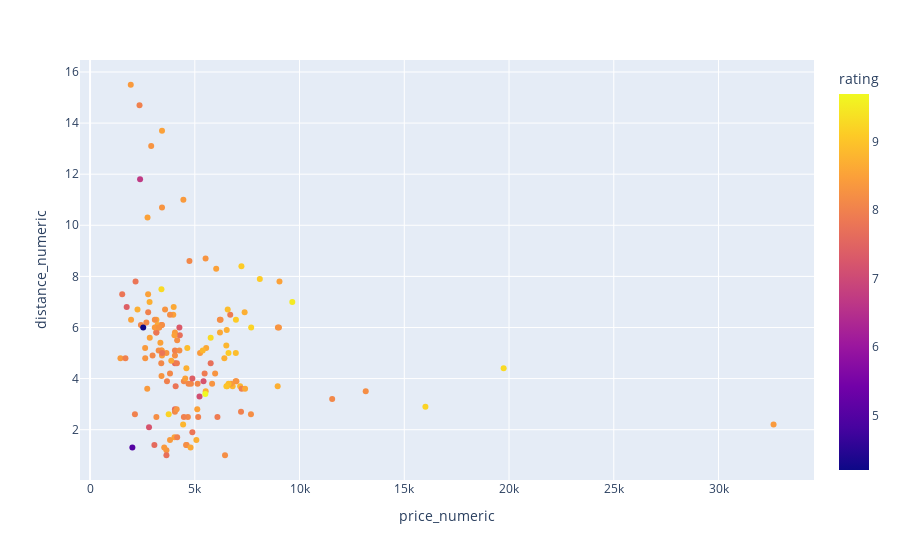

Notebook code cell kept with this figure:
### Markdown cell above
## Data Visualization

### Code cell
import plotly.express as px
fig = px.scatter(hotel_info, x="price_numeric", y="distance_numeric", color="rating",hover_data=['name',"rating","price"])
fig.show()

### Figure 1 — Plotly figure (JSON) as saved in the notebook; plotly's stock layout.template omitted (floating-point values rounded to 4 significant figures; data arrays with more than 128 entries replaced by an {"elided": "..."} marker saying what was removed)
{"data": [{"customdata": {"elided": "151x3 mixed values"}, "hovertemplate": "price_numeric=%{x}<br>distance_numeric=%{y}<br>name=%{customdata[0]}<br>rating=%{marker.color}<br>price=%{customdata[2]}<extra></extra>", "legendgroup": "", "marker": {"color": {"elided": "151 float values"}, "coloraxis": "coloraxis", "symbol": "circle"}, "mode": "markers", "name": "", "orientation": "v", "showlegend": false, "type": "scatter", "x": {"elided": "151 int values"}, "xaxis": "x", "y": {"elided": "151 float values"}, "yaxis": "y"}], "layout": {"coloraxis": {"colorbar": {"title": {"text": "rating"}}, "colorscale": [[0, "#0d0887"], [0.1111, "#46039f"], [0.2222, "#7201a8"], [0.3333, "#9c179e"], [0.4444, "#bd3786"], [0.5556, "#d8576b"], [0.6667, "#ed7953"], [0.7778, "#fb9f3a"], [0.8889, "#fdca26"], [1, "#f0f921"]]}, "legend": {"tracegroupgap": 0}, "margin": {"t": 60}, "xaxis": {"anchor": "y", "domain": [0, 1], "title": {"text": "price_numeric"}}, "yaxis": {"anchor": "x", "domain": [0, 1], "title": {"text": "distance_numeric"}}}}
